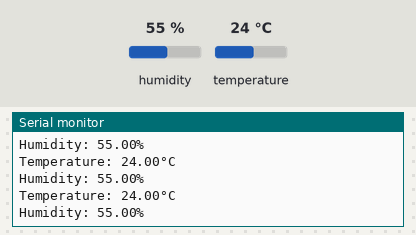
A sketch run on a simulated Arduino Uno, built with avr-gcc and run on an emulated ATmega328P. Parts: the last lines printed to the serial monitor. The inputs (shaded band) are chosen by the test bench; at power-on: humidity 55 %, temperature 24 °C.

Above: at 2.8 s.
2.9 s: humidity set to 22 %
At 5.5 s:
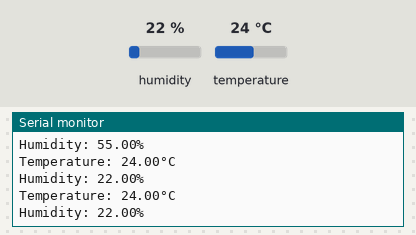
5.6 s: temperature set to 12 °C
At 6.9 s:
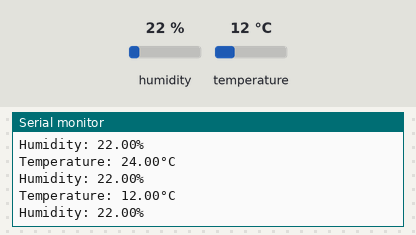
8.3 s: humidity set to 40 %
At 11.7 s:
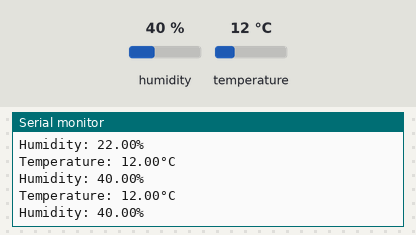
Timing chart, 0 to 13.2 s (numbered marks = the images above; inputs shaded):
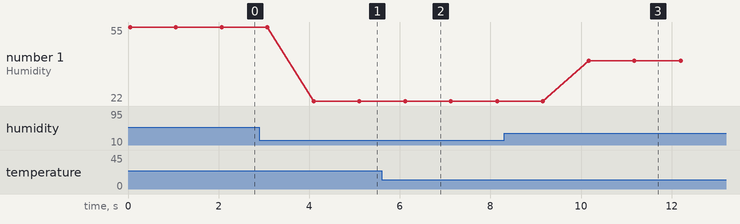

The sketch:

DHT_11.ino
```cpp
#include <DHT.h>

#define DHT_Pin 12 // DHT11 is connected to digital pin 7
#define DHT_Type DHT11 // Specifying the type of DHT sensor

DHT dht(DHT_Pin, DHT_Type);

void setup() {
  Serial.begin(9600); // start serial communication
  dht.begin(); // initialize the DHT sensor
}

void loop() {
  float temperature = dht.readTemperature(); // read the temperature
  float humidity = dht.readHumidity(); // read the humidity

  // check if there was an error reading the data
  if (isnan(temperature) || isnan(humidity)) {
    Serial.println("Error reading data from DHT sensor");
    return;
  }

  Serial.print("Temperature: ");
  Serial.print(temperature); // print the temperature
  Serial.println("°C");
  Serial.print("Humidity: ");
  Serial.print(humidity); // print the humidity
  Serial.println("%");

  delay(1000); // wait for 1 second
}
```

Measured:
- after the input at 2.9 s, the serial monitor: prints a new line after 1.2 s (image 1)
- after the input at 5.6 s, the serial monitor: prints a new line after 0.50 s (image 2)
- after the input at 8.3 s, the serial monitor: prints a new line after 1.9 s (image 3)
- plotted number 1: 55 → 22 after the input at 2.9 s, 22 → 40 after the input at 8.3 s
